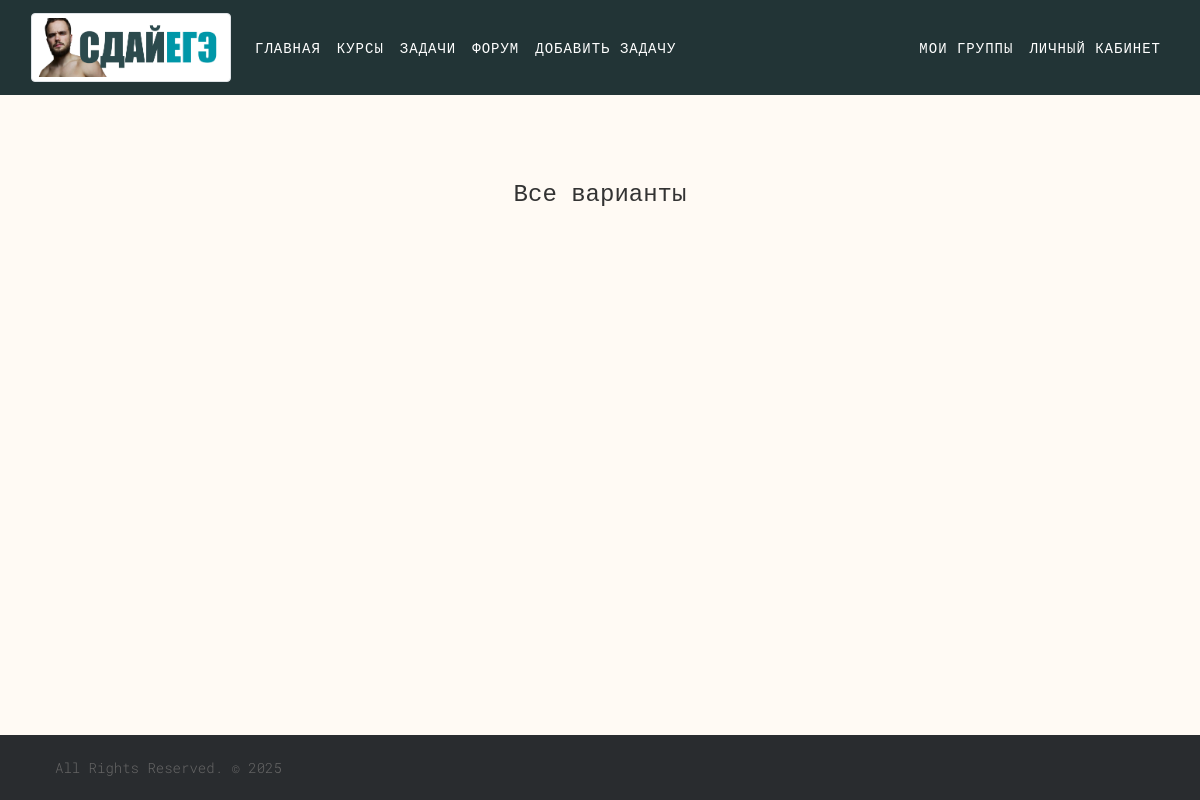
The page /all_variants (signed in) on the database as committed earlier.
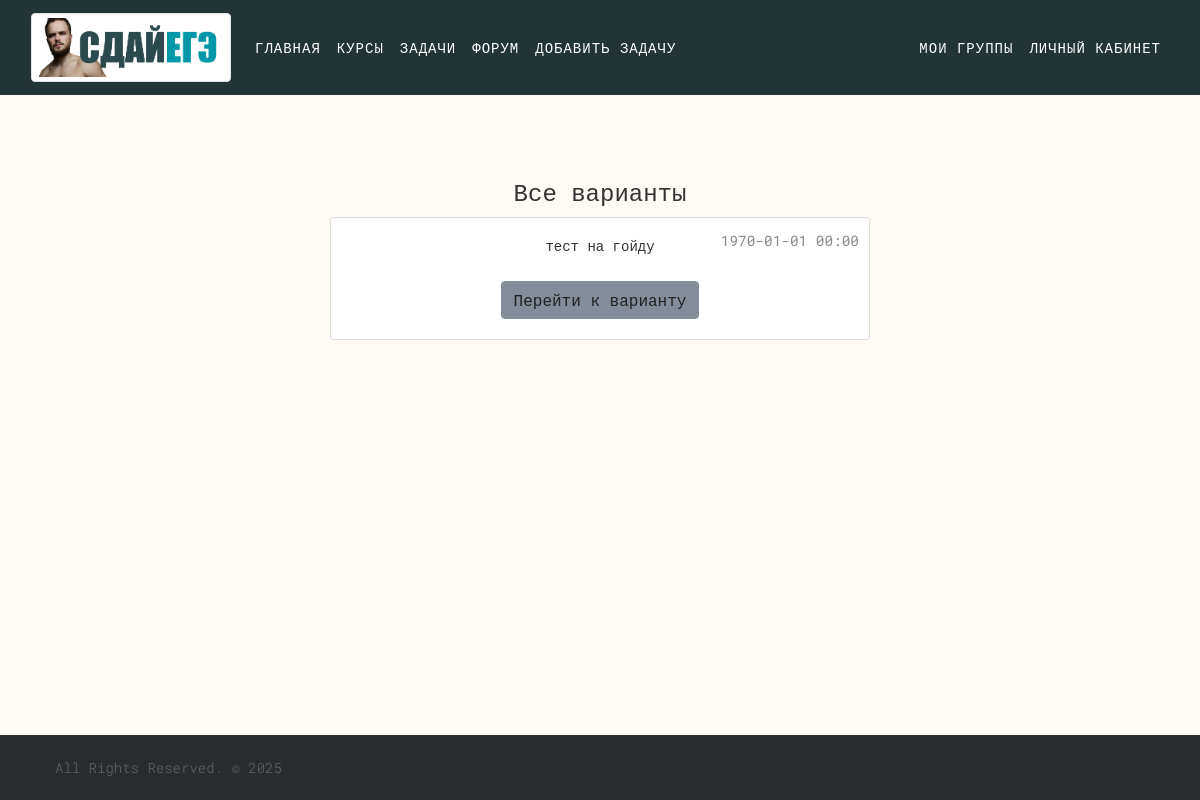
The same page on the database as committed later.
### tables this page shows
CREATE TABLE Options (ID INTEGER PRIMARY KEY AUTOINCREMENT, name TEXT, ID_user INTEGER REFERENCES Users (ID), date1 INTEGER, date2 INTEGER);

### main.py (the view)
@app.route("/all_variants")
def all_variants():
    if "email" not in session:
        return redirect("/sign-in/")
    uid = db.get_user_id(session["email"], 1)
    variants = db.get_options()
    prepared_variants = [
        {
            "name": i[1],
            "deadline": make_time(i[4]),
            "solved_tasks": 0,
            "total_tasks": 0,
            "id": i[0],
        }
        for i in variants
    ]
    print(prepared_variants)
    return render_template(
        "all_variants.html",
        user=True,
        options=prepared_variants,
        ADMIN=db.get_user_role(uid, 1) == "teacher"
    )

### db_functions.py (called while the page is built)
def make_request(request, params):
    connect = sqlite3.connect("MAIN_BD.db")
    cursor = connect.cursor()
    result = cursor.execute(request, params).fetchall()
    connect.close()
    return result

def get_user_role(user_id, status):
    result = make_request(
        "SELECT role FROM Users WHERE id = ? AND status = ?", [user_id, status]
    )
    return result[0][0]

def get_user_id(email, status):
    result = make_request(
        "SELECT * FROM Users WHERE email = ? AND status = ?", [email, status]
    )
    if not result:
        return -1
    return result[0][0]  # id

def get_options():
    result = make_request("SELECT * FROM Options", [])
    return result

### main.py (called while the page is built)
def make_time(x):
    tt = time.localtime(x)
    return datetime.datetime(tt.tm_year, tt.tm_mon, tt.tm_mday, tt.tm_hour, tt.tm_min)

### templates/all_variants.html (shortened to what this page needs)
<!doctype html>
<html lang="en">
<head>
    <link href="{{ url_for('static', filename='css/bootstrap.min.css') }}" rel="stylesheet">
    <link href="{{ url_for('static', filename='css/style.css') }}" rel="stylesheet">
    <link href="{{ url_for('static', filename='css/custom.css') }}" rel="stylesheet">
    <link href="{{ url_for('static', filename='css/group.css') }}" rel="stylesheet">
</head>
<body>
    <header>
        <nav class="navbar navbar-expand-lg navbar-dark bg-dark fixed-top">
            <div class="container-fluid">
                <a class="navbar-brand" target="_blank" href="#">
                    <img class="img-thumbnail" src="{{ url_for('static', filename='images/kegeh.png') }}" alt=""
                        width="200" />
                </a>
                <div class="collapse navbar-collapse" id="navbarNav">
                    <ul class="navbar-nav">
                        <div class="collapse navbar-collapse" id="navbarResponsive">
                            <ul class="navbar-nav text-uppercase ml-auto">
                                <li class="nav-item">
                                    <a class="nav-link js-scroll-trigger" href="/">Главная</a>
                                </li>
                                <li class="nav-item">
                                    <a class="nav-link js-scroll-trigger" href="/courses">Курсы</a>
                                </li>
                                <li class="nav-item">
                                    <a class="nav-link js-scroll-trigger" href="/tasks">Задачи</a>
                                </li>
                                <li class="nav-item">
                                    <a class="nav-link js-scroll-trigger" href="/forum">Форум</a>
                                </li>
                                <li class="nav-item">
                                    <a class="nav-link js-scroll-trigger" href="/add-task">Добавить задачу</a>
                                </li>
                            </ul>
                        </div>
                    </ul>
                    <ul class="navbar-nav text-uppercase ml-auto">
                        {% if user %}
                        <li class="nav-item">
                            <a style="text-align: right" class="nav-link js-scroll-trigger" href="/groups">Мои группы</a>
                        </li>
                        <li class="nav-item">
                            <a class="nav-link js-scroll-trigger" href="/dashboard">Личный кабинет</a>
                        </li>
                        {% endif %}
                    </ul>
                </div>
            </div>
        </nav>
    </header>
    <main class="main-content">
	<div class="py-5 text-center container">
	    <div class="row py-lg-5">
		<div class="col-lg-6 col-md-8 mx-auto">
		    <h1 class="fw-light">Все варианты</h1>
		    {% for option in options %}
		    <div class="card mb-3">
			<div class="card-body position-relative">
			    <h5 class="card-title">{{ option.name }}</h5>
			    <a href="/variant"
				class="btn btn-card">Перейти к варианту</a>
			    <div class="card-deadline">{{ option.deadline.strftime('%Y-%m-%d %H:%M') }}</div>
			</div>
		    </div>
		    {% endfor %}
		</div>
	    </div>
	</div>
    </main>
    <div class="footer-distributed">
        <div class="container">
            <div class="footer-left">
                <p class="footer-company-name">All Rights Reserved. &copy; 2025 </p>
            </div>
        </div>
    </div>
</body>
</html>

### static/css/style.css (style rules this page uses)
body { color: #999999; font-size: 14px; font-family: 'Roboto Mono', monospace; line-height: 1.80857; background: #fffaf4; max-height: 10000px; }
html, body { height: 100%; }
a { color: #1f1f1f; text-decoration: none !important; outline: none !important; -webkit-transition: all .3s ease-in-out; -moz-transition: all .3s ease-in-out; -ms-transition: all .3s ease-in-out; -o-transition: all .3s ease-in-out; transition: all .3s ease-in-out; }
h1, h2, h3, h4, h5, h6 { letter-spacing: 0; font-weight: normal; position: relative; padding: 0 0 10px 0; font-weight: normal; line-height: 120% !important; color: #333333; margin: 0 }
h1 { font-size: 24px }
h5 { font-size: 14px }
a { color: #222222; text-decoration: none; outline: none; }
a, .btn { text-decoration: none !important; outline: none !important; -webkit-transition: all .3s ease-in-out; -moz-transition: all .3s ease-in-out; -ms-transition: all .3s ease-in-out; -o-transition: all .3s ease-in-out; transition: all .3s ease-in-out; }
ul, li, ol { margin: 0px; list-style: none; padding: 0px; }
.navbar-dark .navbar-nav .nav-link { color: #ffffff; letter-spacing: 1px; font-size: 14px; position: relative; }
.navbar-dark .navbar-nav .nav-link::after { content: ''; width: 0; height: 3px; background: #ffffff; position: absolute; bottom: 0; left: 0; right: 0; text-align: center; margin: 0 auto; border-radius: 0px; -webkit-transition: all .5s; transition: all .5s; z-index: -1; }
.footer-distributed .footer-left { float: left; }
.footer-distributed .footer-company-name { font-weight: 300; margin: 0 10px; color: #666; padding: 0; }
.btn { border: 0 !important; }

### static/css/group.css (style rules this page uses)
body { display: flex; flex-direction: column; min-height: 100vh; }
main { flex: 1; }
.footer-distributed { background-color: #292c2f; color: white; text-align: center; padding: 20px 0; }
.main-content { padding-top: 50px; }
.card-deadline { position: absolute; top: 10px; right: 10px; font-size: 0.9rem; color: #888; }
.btn-card { background-color: #828d99; border-color: #828d99; border: 1px solid #828d99 !important; }

Rows that differ between the two databases and show on the page:
added Options: name "тест на гойду", deadline "1970-01-01 00:00"
